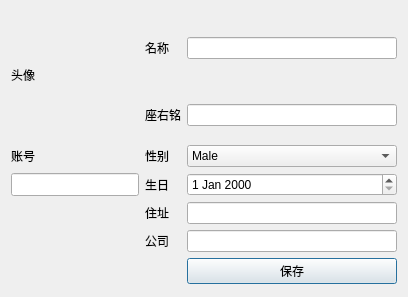
<?xml version="1.0" encoding="UTF-8"?>
<ui version="4.0">
 <class>DInfo</class>
 <widget class="QDialog" name="DInfo">
  <property name="geometry">
   <rect>
    <x>0</x>
    <y>0</y>
    <width>408</width>
    <height>297</height>
   </rect>
  </property>
  <property name="windowTitle">
   <string>用户信息</string>
  </property>
  <layout class="QGridLayout" name="gridLayout">
   <item row="0" column="0" rowspan="2">
    <widget class="QLabel" name="avatarLabel">
     <property name="minimumSize">
      <size>
       <width>128</width>
       <height>128</height>
      </size>
     </property>
     <property name="maximumSize">
      <size>
       <width>128</width>
       <height>128</height>
      </size>
     </property>
     <property name="styleSheet">
      <string notr="true">/*QLabel {

    border: 1px solid #003366; 
    border-radius: 25px; 
    padding: 10px;  
    width: 50px; 
    height: 50px;
    text-align: center; 
}
*/</string>
     </property>
     <property name="text">
      <string>头像</string>
     </property>
    </widget>
   </item>
   <item row="0" column="1">
    <widget class="QLabel" name="label_6">
     <property name="text">
      <string>名称</string>
     </property>
    </widget>
   </item>
   <item row="0" column="2">
    <widget class="QLineEdit" name="nameEdit"/>
   </item>
   <item row="1" column="1">
    <widget class="QLabel" name="label_3">
     <property name="text">
      <string>座右铭</string>
     </property>
    </widget>
   </item>
   <item row="1" column="2">
    <widget class="QLineEdit" name="mottoEdit"/>
   </item>
   <item row="2" column="0">
    <widget class="QLabel" name="label_7">
     <property name="text">
      <string>账号</string>
     </property>
    </widget>
   </item>
   <item row="2" column="1">
    <widget class="QLabel" name="label_5">
     <property name="text">
      <string>性别</string>
     </property>
    </widget>
   </item>
   <item row="2" column="2">
    <widget class="QComboBox" name="genderCombo">
     <item>
      <property name="text">
       <string>Male</string>
      </property>
     </item>
     <item>
      <property name="text">
       <string>Female</string>
      </property>
     </item>
     <item>
      <property name="text">
       <string>Other</string>
      </property>
     </item>
    </widget>
   </item>
   <item row="3" column="0">
    <widget class="QLineEdit" name="accountEdit">
     <property name="minimumSize">
      <size>
       <width>128</width>
       <height>0</height>
      </size>
     </property>
     <property name="maximumSize">
      <size>
       <width>128</width>
       <height>128</height>
      </size>
     </property>
     <property name="text">
      <string/>
     </property>
     <property name="readOnly">
      <bool>true</bool>
     </property>
    </widget>
   </item>
   <item row="3" column="1">
    <widget class="QLabel" name="label">
     <property name="text">
      <string>生日</string>
     </property>
    </widget>
   </item>
   <item row="3" column="2">
    <widget class="QDateEdit" name="birthdayEdit"/>
   </item>
   <item row="4" column="1">
    <widget class="QLabel" name="label_4">
     <property name="text">
      <string>住址</string>
     </property>
    </widget>
   </item>
   <item row="4" column="2">
    <widget class="QLineEdit" name="locationEdit"/>
   </item>
   <item row="5" column="1">
    <widget class="QLabel" name="label_2">
     <property name="text">
      <string>公司</string>
     </property>
    </widget>
   </item>
   <item row="5" column="2">
    <widget class="QLineEdit" name="companyEdit"/>
   </item>
   <item row="6" column="2">
    <widget class="QPushButton" name="saveButton">
     <property name="text">
      <string>保存</string>
     </property>
    </widget>
   </item>
  </layout>
 </widget>
 <tabstops>
  <tabstop>accountEdit</tabstop>
  <tabstop>nameEdit</tabstop>
  <tabstop>mottoEdit</tabstop>
  <tabstop>genderCombo</tabstop>
  <tabstop>birthdayEdit</tabstop>
  <tabstop>locationEdit</tabstop>
  <tabstop>companyEdit</tabstop>
  <tabstop>saveButton</tabstop>
 </tabstops>
 <resources/>
 <connections/>
</ui>
